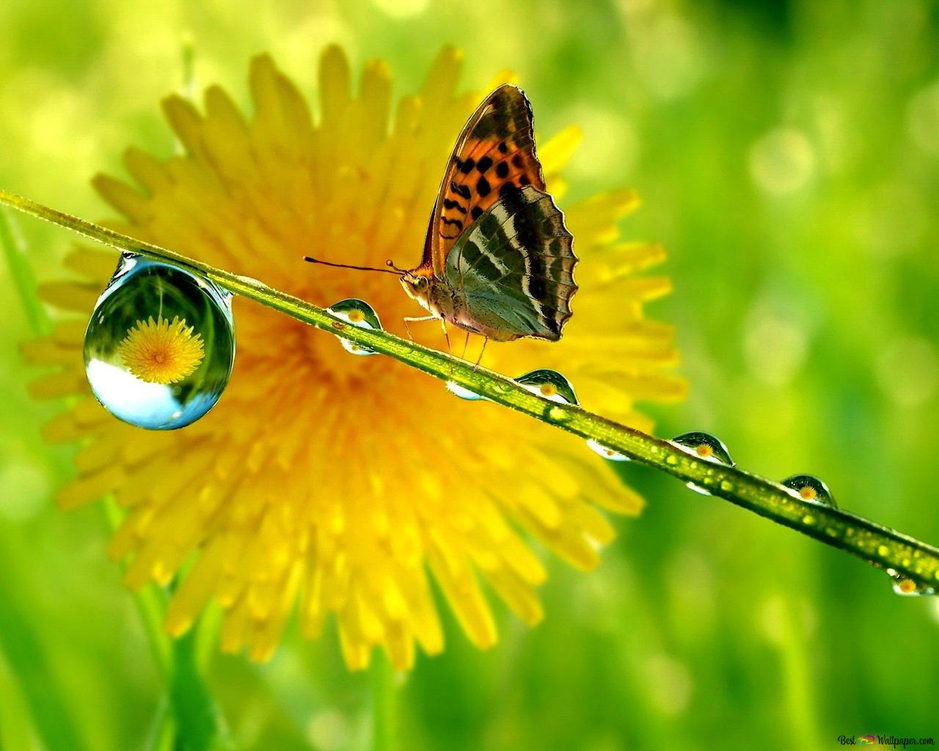
#> input picture Notes/images/flower.png, 939 x 751 px, shrunk from 1280 x 1024 before the run, found by its file name
$ python lesson.py
#> lines starting #> are read from the running program, lines starting #| are printed output that depends on the picture

import cv2
import numpy as np
from matplotlib import pyplot as plt

img = cv2.imread("images/flower.png")
#> img is the input picture: shape (751, 939, 3); mean B, G, R 17.2, 173.9, 157.3
img = cv2.cvtColor(img, cv2.COLOR_BGR2RGB)
plt.imshow(img)

gray_img = cv2.cvtColor(img, cv2.COLOR_RGB2GRAY)
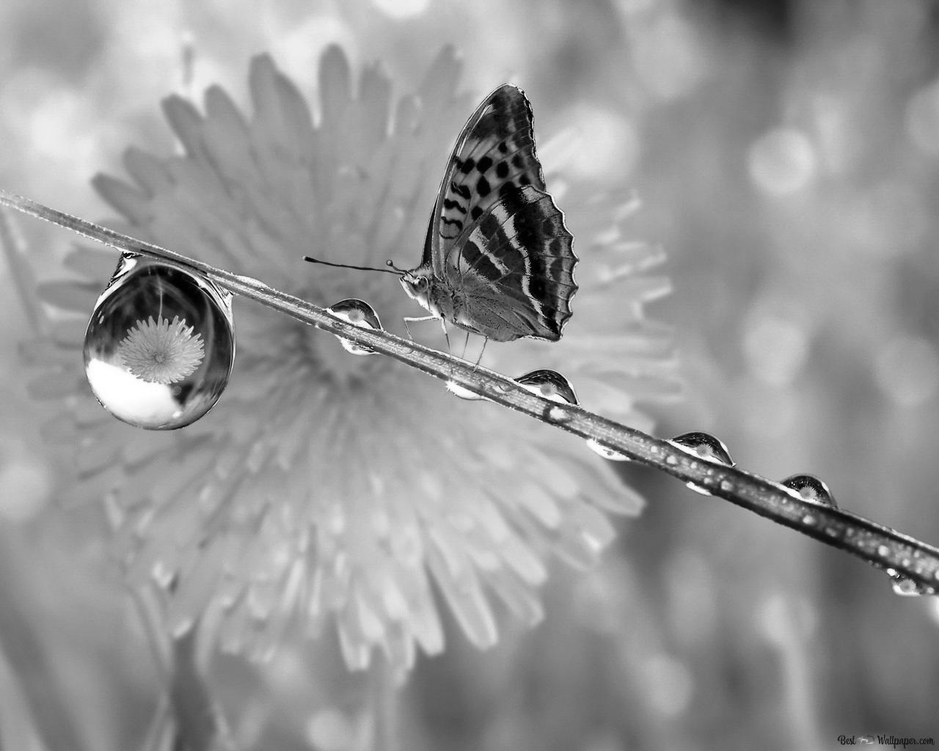
#> gray_img: shape (751, 939); min 0, max 255, mean 151.1
#gray_img = cv2.cvtColor(img, cv2.COLOR_BGR2GRAY)

equalized = cv2.equalizeHist(gray_img)
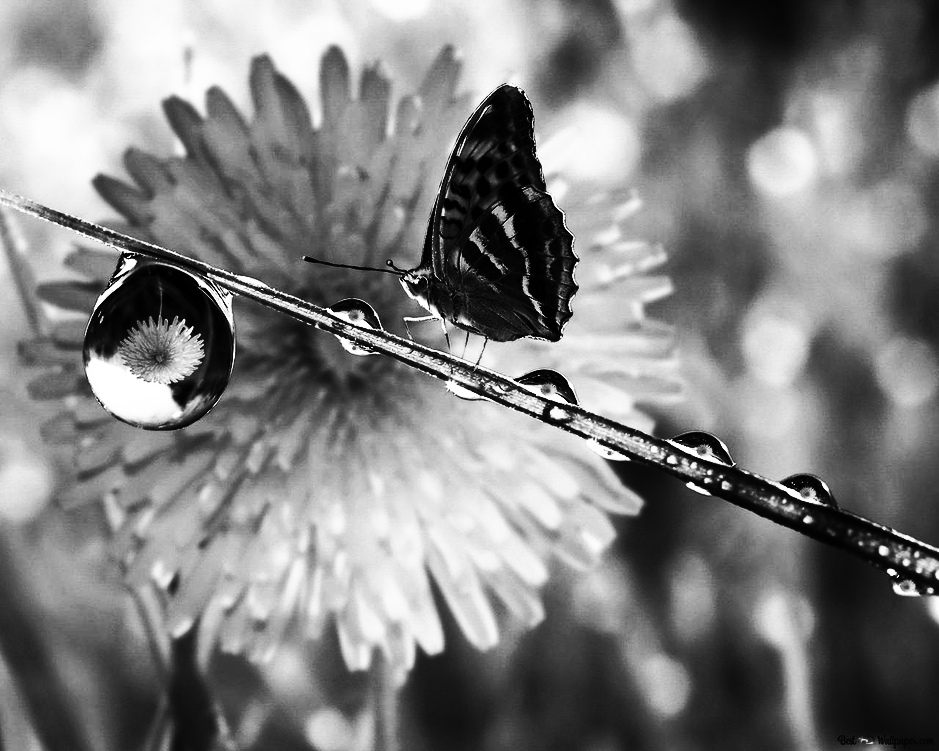
#> equalized: shape (751, 939); min 0, max 255, mean 128.5

cv2.imshow("original", gray_img)
cv2.imshow("equalized", equalized)
cv2.waitKey(0)

# plt.plot(hist)
# plt.xlim([0,255])
# plt.show()

$ run again, with Notes/images/Tempio_greco.png copied over Notes/images/flower.png
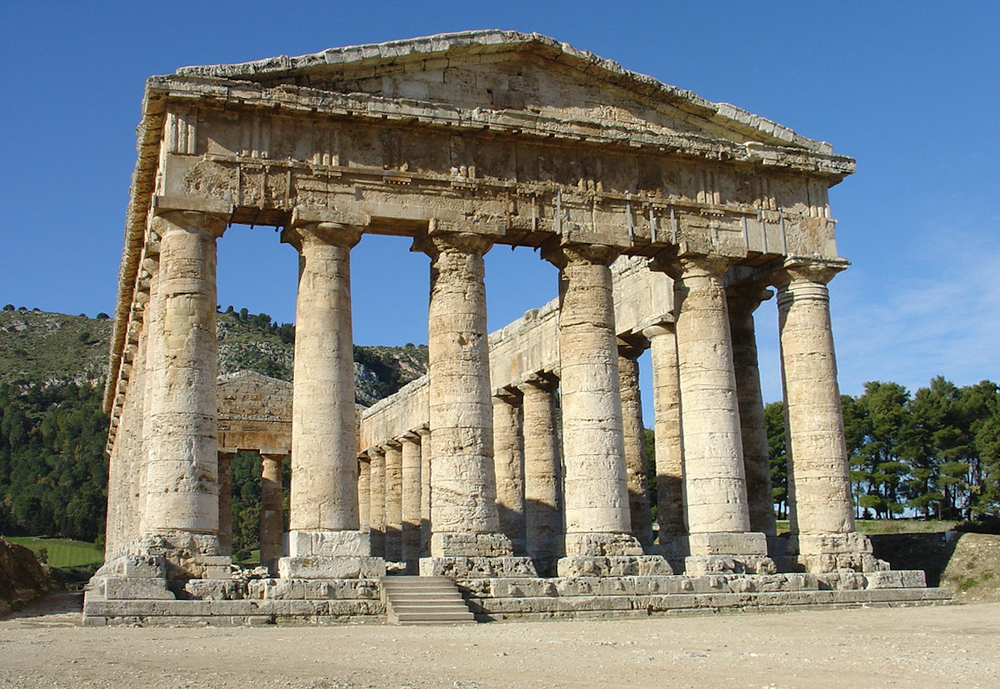
#> input picture Notes/images/Tempio_greco.png, 1000 x 689 px, shrunk from 1201 x 828 before the run, found by its file name
#> img is the input picture: shape (689, 1000, 3); mean B, G, R 128.8, 130.4, 125.3
#> `gray_img = cv2.cvtColor(img, cv2.COLOR_RGB2GRAY)`:
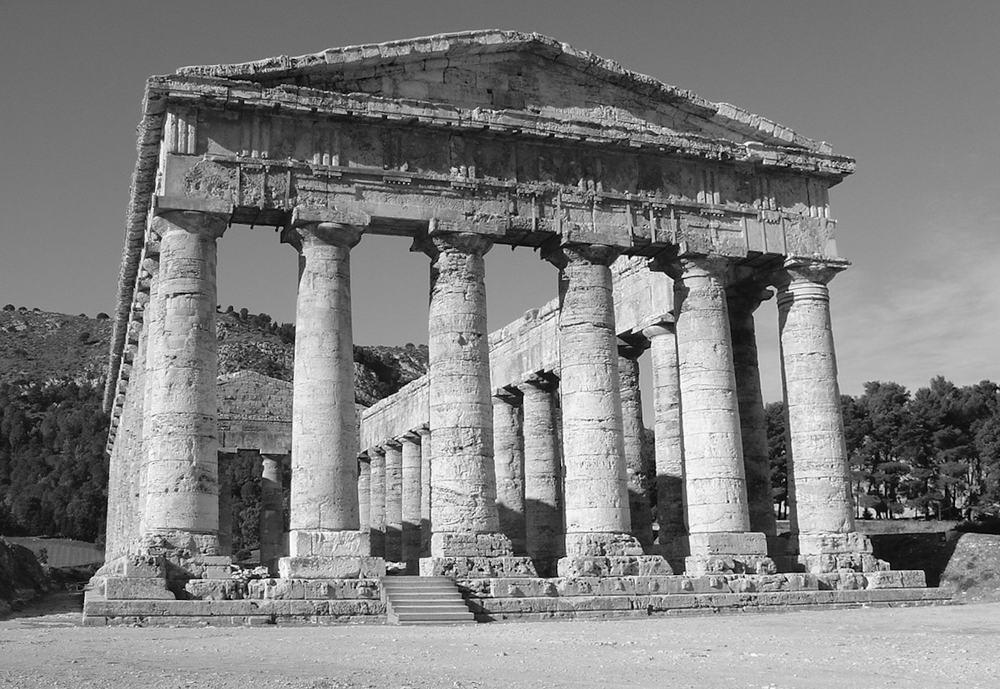
#> gray_img: shape (689, 1000); min 0, max 255, mean 128.7
#> `equalized = cv2.equalizeHist(gray_img)`:
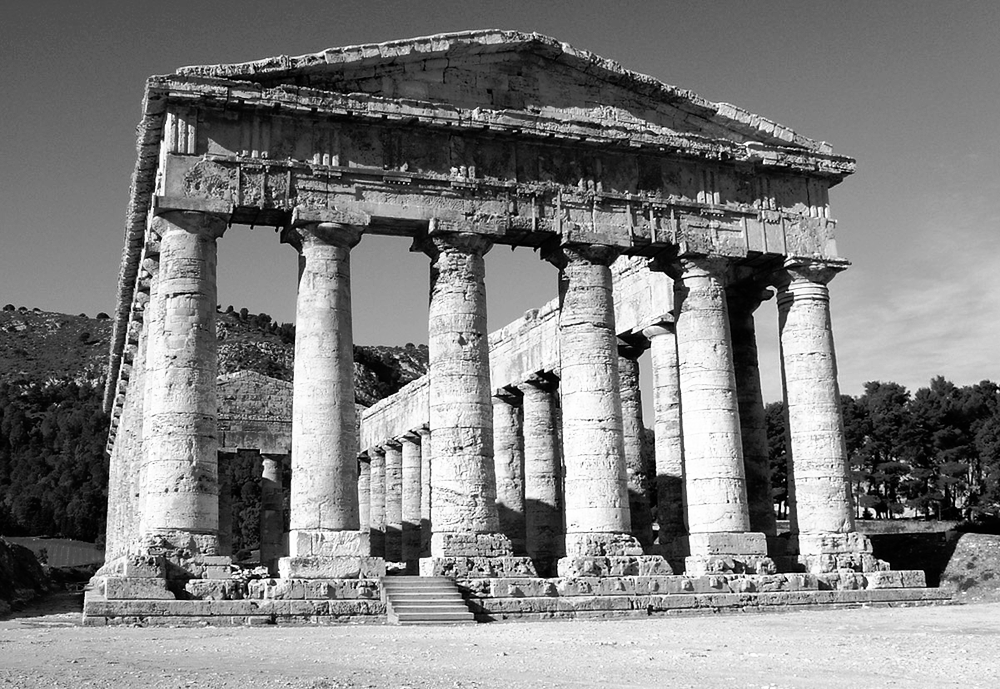
#> equalized: shape (689, 1000); min 0, max 255, mean 128.2

$ run again, with Notes/images/Train_noise.png copied over Notes/images/flower.png
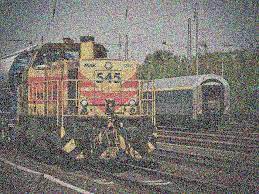
#> input picture Notes/images/Train_noise.png, 259 x 194 px, found by its file name
#> img is the input picture: shape (194, 259, 3); mean B, G, R 113, 117.9, 122.8
#> `gray_img = cv2.cvtColor(img, cv2.COLOR_RGB2GRAY)`:
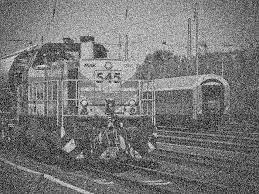
#> gray_img: shape (194, 259); min 0, max 243, mean 118.8
#> `equalized = cv2.equalizeHist(gray_img)`:
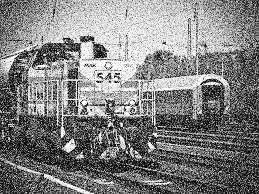
#> equalized: shape (194, 259); min 0, max 255, mean 128.4
